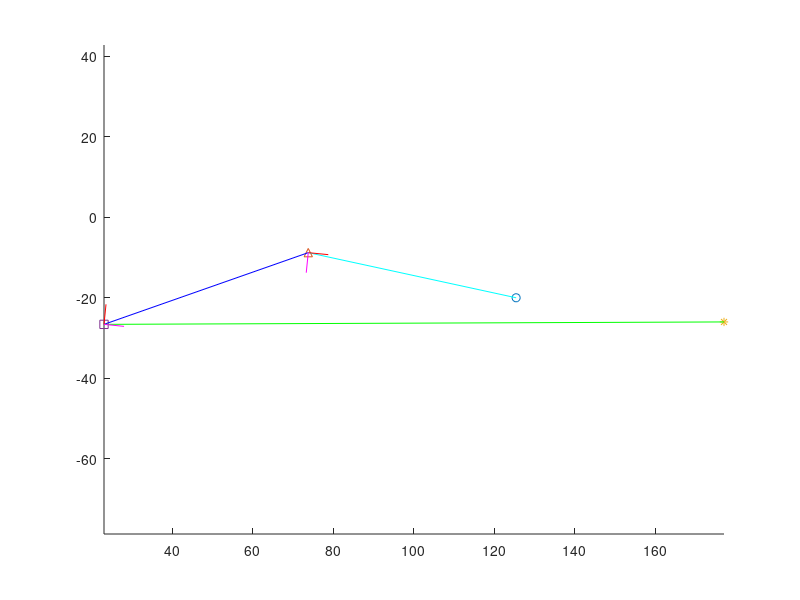
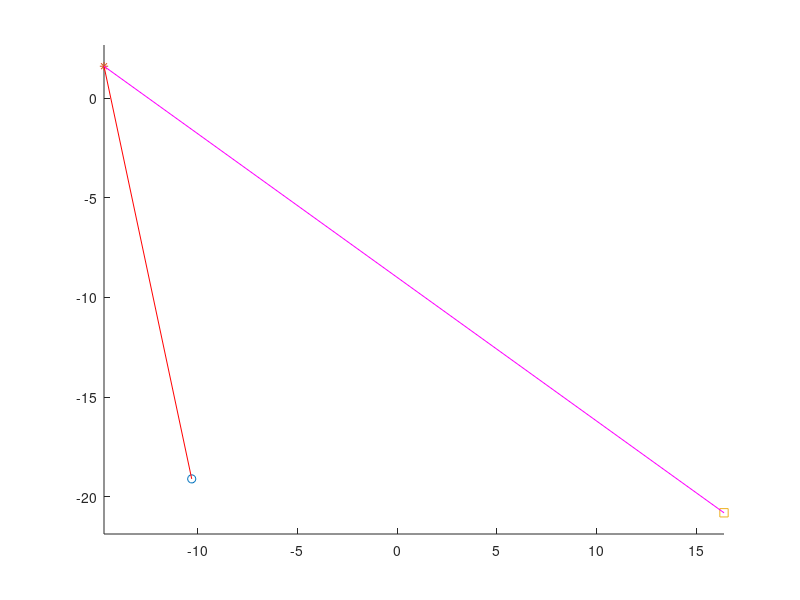

Recreate these plots in MATLAB, in order.
clear all
close all

car1 = [125.4, 1.7, -20.0];
car2 = [177.0, 1.8, -26.0];

mpc1 = [73.8, 1.5, -8.8];
mpc2 = [23.1, 1.9, -26.6];

per1 = [1.0, 0.0, -0.1];
per2 = [0.1, 0.0, 1.0];

nor1 = [-0.1, 0.0, -1.0];
nor2 = [1.0, 0.0, -0.1];

% from car1 to mpc1
dir11 = [-1.0, 0.0, 0.2];
% from mpc2 to car2
dir22 = [1.0, 0.0, 0.0];

nor1 = nor1/norm(nor1);
per1 = per1/norm(per1);
nline1 = [mpc1(1),mpc1(3);mpc1(1)+5*nor1(1),mpc1(3)+5*nor1(3)];
pline1 = [mpc1(1),mpc1(3);mpc1(1)+5*per1(1),mpc1(3)+5*per1(3)];
dir11 = dir11/norm(dir11);

nor2 = nor2/norm(nor2);
per2 = per2/norm(per2);
nline2 = [mpc2(1),mpc2(3);mpc2(1)+5*nor2(1),mpc2(3)+5*nor2(3)];
pline2 = [mpc2(1),mpc2(3);mpc2(1)+5*per2(1),mpc2(3)+5*per2(3)];
dir22 = dir22/norm(dir22);

segm1 = [car1(1),car1(3);mpc1(1),mpc1(3)];
segm2 = [mpc1(1),mpc1(3);mpc2(1),mpc2(3)];
segm3 = [mpc2(1),mpc2(3);car2(1),car2(3)];

figure
hold on
axis equal
plot(car1(1),car1(3), 'o')
plot(mpc1(1),mpc1(3), '^')
plot(car2(1),car2(3), '*')
plot(mpc2(1),mpc2(3), 's')

plot(segm1(:,1),segm1(:,2),'c')
plot(segm2(:,1),segm2(:,2),'b')
plot(segm3(:,1),segm3(:,2),'g')

plot(pline1(:,1),pline1(:,2),'r')
plot(pline2(:,1),pline2(:,2),'r')
plot(nline1(:,1),nline1(:,2),'m')
plot(nline2(:,1),nline2(:,2),'m')

%%
mpc1 = [-10.3, 1.9, -19.1];
mpc2 = [-14.7, 2.0, 1.6];
mpc3 = [16.4, 1.2, -20.8];

segm1 = [mpc1(1),mpc1(3); mpc2(1),mpc2(3)];
segm2 = [mpc2(1),mpc2(3); mpc3(1),mpc3(3)];
figure
axis equal
hold on
plot(mpc1(1),mpc1(3),'o')
plot(mpc2(1),mpc2(3),'*')
plot(mpc3(1),mpc3(3),'s')

plot(segm1(:,1),segm1(:,2),'r')
plot(segm2(:,1),segm2(:,2),'m')